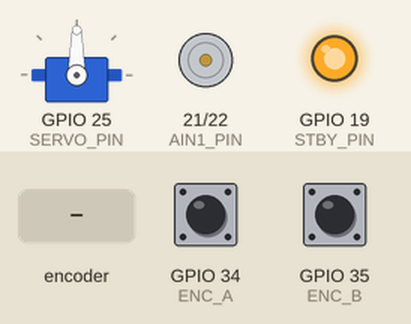
Bench run of a program on a simulated ESP32. On the bench: servo, motor-driver pin pairs drawn as motors (green arrow = first pin HIGH = forward, orange = second pin HIGH = backward, longer = more drive, scaled by the enable pin, stopped while the standby pin is LOW), output pins drawn as LEDs (lit = HIGH). The inputs (shaded band) are chosen by the test bench; at power-on: GPIO 34 (ENC_A) HIGH, GPIO 35 (ENC_B) HIGH. What the program prints to the serial monitor is not drawn.

Above: at 0.8 s.
0.9 s: rotary encoder on GPIO 34 (ENC_A) / GPIO 35 (ENC_B) turned 3 steps (first pin leading)
At 1.16 s:
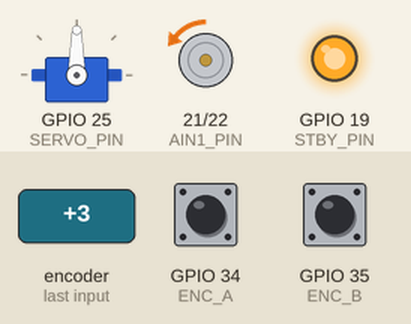
3.0 s: rotary encoder on GPIO 34 (ENC_A) / GPIO 35 (ENC_B) turned 2 steps (second pin leading)
At 4.0 s:
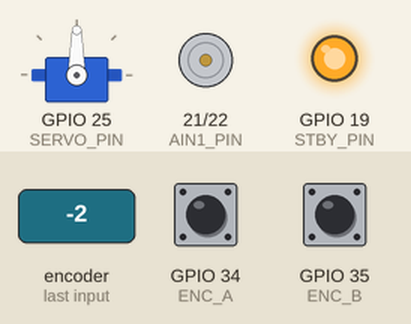
Timing chart, 0 to 6.0 s (numbered marks = the images above; inputs shaded):
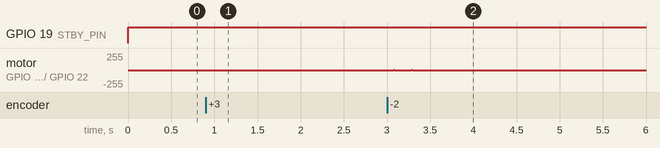

Measured:
- after the input at 0.9 s, motor on GPIO 21 (AIN1_PIN) / GPIO 22 (AIN2_PIN): alternates backward 3/255 for 0.01 s and stopped for 0.20 s, 6 changes in all, then stays stopped, starting after 0.05 s
- after the input at 3.0 s, motor on GPIO 21 (AIN1_PIN) / GPIO 22 (AIN2_PIN): alternates forward 3/255 for 0.01 s and stopped for 0.19 s, 4 changes in all, then stays stopped, starting after 0.08 s

The program:

main.cpp
```cpp
/*
 * RoboUAQ 2026 - ESP32 Motor Controller Firmware
 * ================================================
 * Platform: ESP32 DevKit V1 (WROOM-32), Arduino framework, ESP32 core v3.x
 * Build:    PlatformIO (board: esp32doit-devkit-v1)
 *
 * Features:
 *   - Quadrature encoder (Phase A + B) with direction detection
 *   - PID velocity control at 100 Hz on Core 1
 *   - Direct servo PWM (no PCA9685)
 *   - TB6612FNG motor driver (forward/reverse/brake)
 *   - UART2 protocol with Jetson Orin Nano
 *   - 500ms watchdog: zeros velocity + centers servo on timeout
 *   - Dual-core RTOS architecture
 *
 * UART Protocol:
 *   Jetson → ESP32:  "V<vel_m/s>,S<steer_pulse>\n"
 *   ESP32 → Jetson:  "v<vel>,s<steer>,e<enc_ticks>\n"
 *
 * GPIO Map (from KiCad schematic):
 *   D34 = Encoder Phase A    D35 = Encoder Phase B
 *   D25 = Servo PWM          D23 = PWMA (TB6612)
 *   D21 = AIN1 (TB6612)      D22 = AIN2 (TB6612)
 *   D19 = STBY (TB6612)
 *   D16 = RX2 (UART2)        D17 = TX2 (UART2)
 *
 * Power:  LiPo 3S 11.1V → Mini560 → 5V (servo, ESP32 VIN)
 *         TB6612 VM = 11.1V, VCC = 3.3V (from ESP32)
 */

#include <Arduino.h>
#include <ESP32Servo.h>

// ──────────────────────── GPIO DEFINITIONS ────────────────────────
#define ENC_A       34    // Encoder phase A (input only)
#define ENC_B       35    // Encoder phase B (input only)
#define SERVO_PIN   25    // Direct servo PWM
#define PWMA_PIN    23    // TB6612 speed (PWM)
#define AIN1_PIN    21    // TB6612 direction bit 1
#define AIN2_PIN    22    // TB6612 direction bit 2
#define STBY_PIN    19    // TB6612 standby (HIGH = active)
#define UART_RX2    16    // UART2 RX (from Jetson TX)
#define UART_TX2    17    // UART2 TX (to Jetson RX)

// ──────────────────────── ENCODER CONSTANTS ────────────────────────
#define PULSES_PER_REV  360           // Encoder resolution
#define WHEEL_DIAM_M    0.065f        // 65mm wheel diameter
#define WHEEL_CIRC_M    (PI * WHEEL_DIAM_M)  // ~0.2042 m
// With quadrature (counting both edges of A): effective 720 counts/rev
// But we count only rising edges of A + direction from B = 360 counts/rev

// ──────────────────────── PID CONSTANTS ────────────────────────
#define PID_DT          0.01f         // 100 Hz loop → 10ms
#define PID_KP          80.0f
#define PID_KI          15.0f
#define PID_KD          2.0f
#define PID_IMAX        255.0f        // Anti-windup clamp
#define PWM_MAX         255
#define ACCEL_STEP      0.02f         // Max velocity change per PID cycle (m/s)

// ──────────────────────── SERVO CONSTANTS ────────────────────────
#define SERVO_MIN_US    500           // Full left pulse width (µs)
#define SERVO_MAX_US    2500          // Full right pulse width (µs)
#define SERVO_CENTER_US 1500          // Center pulse width (µs)
#define SERVO_FREQ      50            // Standard servo frequency (Hz)

// ──────────────────────── UART CONSTANTS ────────────────────────
#define UART_BAUD       115200
#define WATCHDOG_MS     500           // Timeout: zero vel + center servo

// ──────────────────────── MOVING AVERAGE ────────────────────────
#define MA_WINDOW       5             // Sliding window size

// ──────────────────────── GLOBAL STATE ────────────────────────

// Encoder (accessed from ISR + tasks, must be volatile)
volatile int32_t encoderTicks = 0;    // Cumulative tick count (signed)
volatile int8_t  encoderDir   = 1;    // +1 forward, -1 reverse

// PID state
float targetVel   = 0.0f;            // Desired velocity (m/s) from Jetson
float currentVel  = 0.0f;            // Measured velocity (m/s)
float rampedVel   = 0.0f;            // Ramped target for smooth accel
float pidIntegral = 0.0f;
float pidPrevErr  = 0.0f;

// Moving average buffer
float maBuffer[MA_WINDOW] = {0};
int   maIndex = 0;

// Servo
Servo steeringServo;
int   targetSteerUs = SERVO_CENTER_US; // Desired servo µs from Jetson

// UART
char  rxBuf[64];
int   rxIdx = 0;
unsigned long lastCmdTime = 0;        // For watchdog

// Telemetry
unsigned long lastTelemetryTime = 0;
#define TELEMETRY_INTERVAL_MS 50      // 20 Hz telemetry

// ──────────────────────── ENCODER ISR ────────────────────────
// Rising edge on Phase A → read Phase B for direction
void IRAM_ATTR encoderISR() {
    if (digitalRead(ENC_B)) {
        encoderTicks -= 1;  // Use -= 1 instead of -- to avoid volatile warnings
        encoderDir = -1;
    } else {
        encoderTicks += 1;  // Use += 1 instead of ++ to avoid volatile warnings
        encoderDir = 1;
    }
}

// ──────────────────────── MOTOR CONTROL ────────────────────────
void motorSetPWM(int pwmVal) {
    // pwmVal: -255 to +255 (negative = reverse)
    pwmVal = constrain(pwmVal, -PWM_MAX, PWM_MAX);

    if (pwmVal > 0) {
        // Forward: AIN1=HIGH, AIN2=LOW
        digitalWrite(AIN1_PIN, HIGH);
        digitalWrite(AIN2_PIN, LOW);
        ledcWrite(0, pwmVal);
    } else if (pwmVal < 0) {
        // Reverse: AIN1=LOW, AIN2=HIGH
        digitalWrite(AIN1_PIN, LOW);
        digitalWrite(AIN2_PIN, HIGH);
        ledcWrite(0, -pwmVal);
    } else {
        // Brake: AIN1=LOW, AIN2=LOW, PWM=0
        digitalWrite(AIN1_PIN, LOW);
        digitalWrite(AIN2_PIN, LOW);
        ledcWrite(0, 0);
    }
}

void motorStop() {
    motorSetPWM(0);
}

// ──────────────────────── MOVING AVERAGE ────────────────────────
float movingAverage(float newVal) {
    maBuffer[maIndex] = newVal;
    maIndex = (maIndex + 1) % MA_WINDOW;
    float sum = 0;
    for (int i = 0; i < MA_WINDOW; i++) sum += maBuffer[i];
    return sum / MA_WINDOW;
}

// ──────────────────────── UART PARSING ────────────────────────
// Format: "V<float>,S<int>\n"  e.g. "V0.30,S1500\n"
void parseCommand(const char* cmd) {
    float vel = 0;
    int steer = SERVO_CENTER_US;

    if (cmd[0] == 'V') {
        char* comma = strchr(cmd, ',');
        if (comma) {
            vel = atof(cmd + 1);
            if (*(comma + 1) == 'S') {
                steer = atoi(comma + 2);
            }
        }
    }

    // Validate ranges
    targetVel = constrain(vel, -1.0f, 1.0f);       // ±1 m/s max
    targetSteerUs = constrain(steer, SERVO_MIN_US, SERVO_MAX_US);
    lastCmdTime = millis();
}

// ──────────────────────── RTOS TASKS ────────────────────────

// Task: Read encoder + compute velocity (Core 0, priority 1)
void tareaEncoder(void* param) {
    TickType_t xLastWake = xTaskGetTickCount();
    int32_t prevTicks = 0;

    for (;;) {
        vTaskDelayUntil(&xLastWake, pdMS_TO_TICKS(10)); // 100 Hz

        // Read ticks atomically
        noInterrupts();
        int32_t ticks = encoderTicks;
        interrupts();

        int32_t delta = ticks - prevTicks;
        prevTicks = ticks;

        // Convert to m/s: delta_ticks / PPR * circumference / dt
        float rawVel = (float)delta / PULSES_PER_REV * WHEEL_CIRC_M / PID_DT;
        currentVel = movingAverage(rawVel);
    }
}

// Task: PID control loop + servo (Core 1, priority 3)
void tareaPID(void* param) {
    TickType_t xLastWake = xTaskGetTickCount();

    for (;;) {
        vTaskDelayUntil(&xLastWake, pdMS_TO_TICKS(10)); // 100 Hz

        // Watchdog check
        if (millis() - lastCmdTime > WATCHDOG_MS) {
            targetVel = 0.0f;
            targetSteerUs = SERVO_CENTER_US;
        }

        // Acceleration ramp
        if (rampedVel < targetVel) {
            rampedVel = min(rampedVel + ACCEL_STEP, targetVel);
        } else if (rampedVel > targetVel) {
            rampedVel = max(rampedVel - ACCEL_STEP, targetVel);
        }

        // PID computation
        float error = rampedVel - currentVel;
        pidIntegral += error * PID_DT;
        pidIntegral = constrain(pidIntegral, -PID_IMAX, PID_IMAX);
        float derivative = (error - pidPrevErr) / PID_DT;
        pidPrevErr = error;

        float output = PID_KP * error + PID_KI * pidIntegral + PID_KD * derivative;

        // If target is zero, force output to zero (clean stop)
        if (fabsf(rampedVel) < 0.001f && fabsf(currentVel) < 0.01f) {
            output = 0;
            pidIntegral = 0;
        }

        motorSetPWM((int)constrain(output, -PWM_MAX, PWM_MAX));

        // Update servo
        steeringServo.writeMicroseconds(targetSteerUs);
    }
}

// Task: UART communication with Jetson (Core 0, priority 2)
void tareaROS(void* param) {
    for (;;) {
        // Read incoming commands
        while (Serial2.available()) {
            char c = Serial2.read();
            if (c == '\n' || c == '\r') {
                if (rxIdx > 0) {
                    rxBuf[rxIdx] = '\0';
                    parseCommand(rxBuf);
                    rxIdx = 0;
                }
            } else if (rxIdx < (int)sizeof(rxBuf) - 1) {
                rxBuf[rxIdx] = c;
                rxIdx += 1;  // Use += 1 instead of ++ for volatile safety pattern
            }
        }

        // Send telemetry at fixed rate
        unsigned long now = millis();
        if (now - lastTelemetryTime >= TELEMETRY_INTERVAL_MS) {
            lastTelemetryTime = now;

            noInterrupts();
            int32_t ticks = encoderTicks;
            interrupts();

            // Format: "v<vel>,s<steer>,e<ticks>\n"
            char telBuf[64];
            snprintf(telBuf, sizeof(telBuf), "v%.3f,s%d,e%ld\n",
                     currentVel, targetSteerUs, (long)ticks);
            Serial2.print(telBuf);
        }

        vTaskDelay(pdMS_TO_TICKS(5)); // ~200 Hz check rate
    }
}

// ──────────────────────── SETUP ────────────────────────
void setup() {
    // USB Serial for debug
    Serial.begin(115200);
    Serial.println("[RoboUAQ] Initializing...");

    // UART2 to Jetson
    Serial2.begin(UART_BAUD, SERIAL_8N1, UART_RX2, UART_TX2);

    // Encoder pins (input only, no pullup needed — external)
    pinMode(ENC_A, INPUT);
    pinMode(ENC_B, INPUT);
    attachInterrupt(digitalPinToInterrupt(ENC_A), encoderISR, RISING);

    // Motor driver pins
    pinMode(AIN1_PIN, OUTPUT);
    pinMode(AIN2_PIN, OUTPUT);
    pinMode(STBY_PIN, OUTPUT);
    digitalWrite(AIN1_PIN, LOW);
    digitalWrite(AIN2_PIN, LOW);
    digitalWrite(STBY_PIN, HIGH);  // Enable motor driver

    // Motor PWM — ESP32 core v2.x API
    ledcSetup(0, 20000, 8);          // channel 0, 20kHz, 8-bit resolution
    ledcAttachPin(PWMA_PIN, 0);
    ledcWrite(0, 0);

    // Servo — using ESP32Servo library
    steeringServo.setPeriodHertz(SERVO_FREQ);
    steeringServo.attach(SERVO_PIN, SERVO_MIN_US, SERVO_MAX_US);
    steeringServo.writeMicroseconds(SERVO_CENTER_US);

    // Initialize watchdog timer
    lastCmdTime = millis();

    // Create RTOS tasks
    // Core 0: Encoder reading + UART communication
    xTaskCreatePinnedToCore(tareaEncoder, "Encoder", 2048, NULL, 1, NULL, 0);
    xTaskCreatePinnedToCore(tareaROS,     "ROS",     4096, NULL, 2, NULL, 0);
    // Core 1: PID control + servo (highest priority, real-time)
    xTaskCreatePinnedToCore(tareaPID,     "PID",     4096, NULL, 3, NULL, 1);

    Serial.println("[RoboUAQ] Ready. Waiting for Jetson commands...");

    // Delete the Arduino loop task — everything runs in RTOS tasks
    vTaskDelete(NULL);
}

void loop() {
    // Never reached — deleted in setup()
}
```
